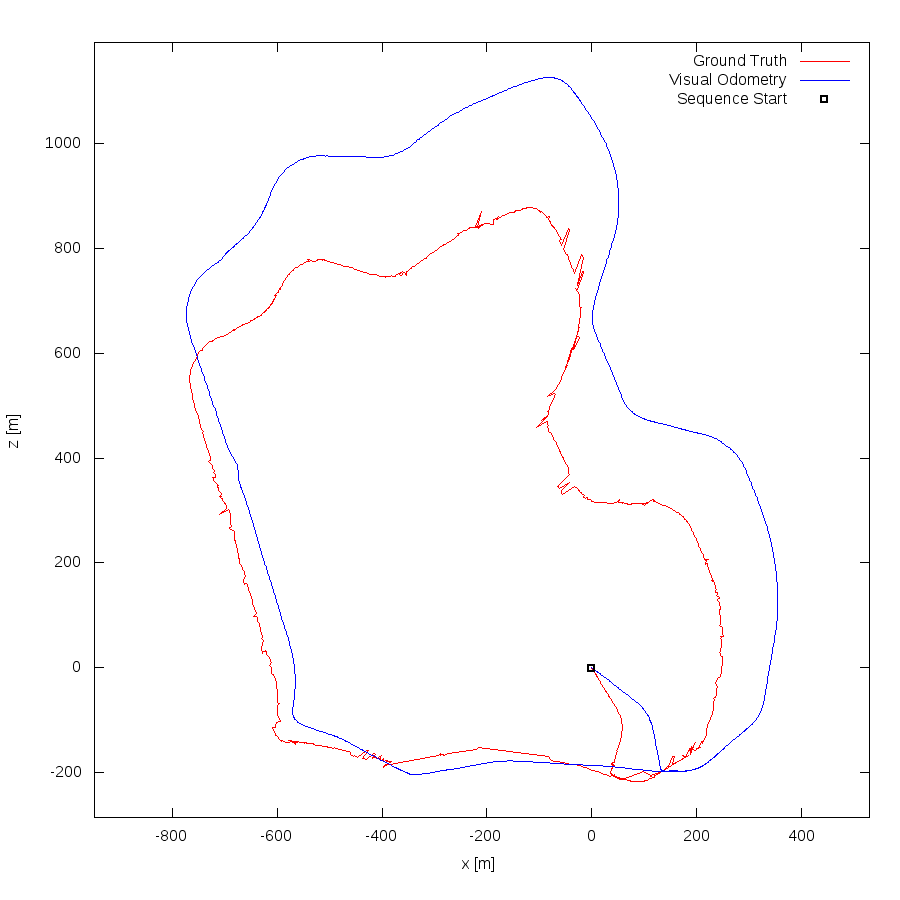

This figure's gnuplot source:
set term postscript eps enhanced color
set output "01.eps"
set size ratio -1
set xrange [-949:530]
set yrange [-286:1193]
set xlabel "x [m]"
set ylabel "z [m]"
plot "01.txt" using 1:2 lc rgb "#FF0000" title 'Ground Truth' w lines,"01.txt" using 3:4 lc rgb "#0000FF" title 'Visual Odometry' w lines,"< head -1 01.txt" using 1:2 lc rgb "#000000" pt 4 ps 1 lw 2 title 'Sequence Start' w points
